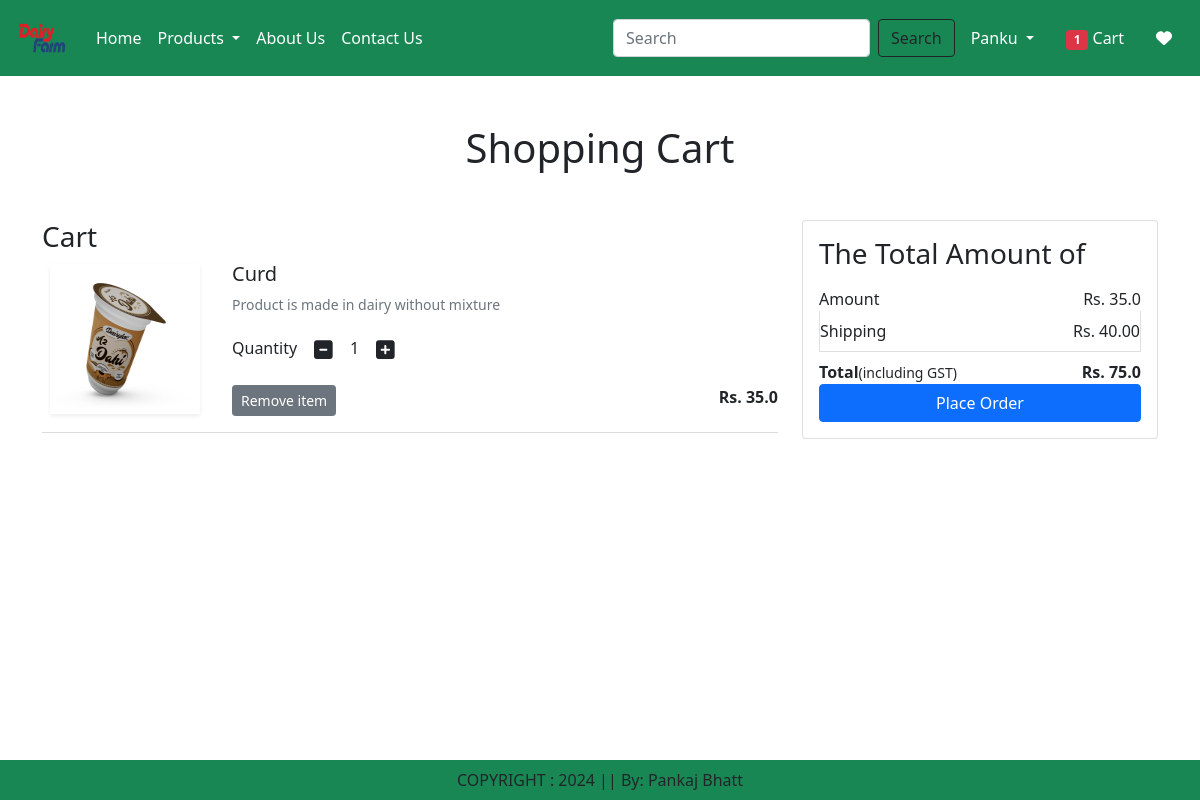
The app's page /cart/ (signed in) with its own data.
### app/models.py (models this page shows, shortened)
class Cart(models.Model):
    user = models.ForeignKey(User,on_delete=models.CASCADE)
    product = models.ForeignKey(Product,on_delete=models.CASCADE)
    quantity = models.PositiveIntegerField(default=1)

class Product(models.Model):
    title = models.CharField(max_length=100)
    selling_price = models.FloatField()
    discounted_price = models.FloatField()
    description = models.TextField()
    composition = models.TextField(default='')
    prodapp = models.TextField(default='')
    category = models.CharField(choices=CATEGORY_CHOICES, max_length=2)
    product_image = models.ImageField(upload_to='product')

### app/views.py (the view)
# urls.py: path('cart/',views.show_cart,name='showcart'),
@login_required
def show_cart(request):
    user = request.user
    cart = Cart.objects.filter(user = user)
    amount = 0
    for p in cart:
        value = p.quantity * p.product.discounted_price
        amount = amount + value
    totalamount = amount + 40
    totalitem = 0
    wishitem = 0
    if request.user.is_authenticated:
        wishitem = len(Wishlist.objects.filter(user=request.user))
        totalitem = len(Cart.objects.filter(user=request.user))
    return render(request,'app/addtocart.html',locals())

### app/templates/app/addtocart.html (shortened to what this page needs)
{% extends 'app/base.html'%}
{%load static%}
{%block main-content%}
<div class="container my-5">
    <div class="row">
        {%if cart %}
            <h1 class="text-center mb-5">Shopping Cart</h1>
            <div class="col-sm-8">
                <div class="cart">
                    <div class="cart-body">
                        <h3>Cart</h3>
                        {%for item in cart%}
                            <div class="row">
                                <div class="col-sm-3 text-center align-self-center">
                                    <img src="{{item.product.product_image.url}}" class="img-fluiding-thumbnail shadow-sm" height='150' width="150" alt="">
                                </div>
                                <duv class="col-sm-9">
                                    <div>
                                        <h5>{{item.product.title}}</h5>
                                        <p class="mb-2 text-muted small">{{item.product.description}}</p>
                                        <div class="my-3">
                                            <label for="quantity">Quantity</label>
                                            <a pid="{{item.product.id}}" class="minus-cart btn"><i class="fas fa-minus-square fa-lg"></i></a>
                                            <span id="quantity">{{item.quantity}}</span>
                                            <a pid="{{item.product.id}}" class="plus-cart btn"><i class="fas fa-plus-square fa-lg"></i></a>
                                        </div>
                                        <div class="d-flex justify-content-between">
                                            <a href="#" class="remove-cart btn btn-sm btn-secondary mr-3" pid="{{item.product.id}}">Remove item</a>
                                            <p class="mb-0"><span><strong>Rs. {{item.product.discounted_price}}</strong></span></p>
                                        </div>
                                    </div>
                                </duv>
                            </div>
                            <hr class="text-muted">
                        {%endfor%}
                    </div>
                </div>
            </div>
            <div class="col-sm-4">
                <div class="card">
                    <div class="card-body">
                        <h3>The Total Amount of</h3>
                        <ul class="list-group">
                            <li class="list-group-item d-flex justify-content-between align-items-center border-0 px-0 pb-0">Amount <span id="amount">Rs. {{amount}}</span></li>
                            <li class="list-group-item d-flex justify-content-between align-items-center px-0">Shipping <span >Rs. 40.00<span></li>
                                <li class="list-group-item d-flex justify-content-between align-items-center border-0 px-0 pb-0">
                                    <div>
                                        <strong>Total</strong><small>(including GST)</small>
                                    </div>
                                    <span id="totalamount"><strong>Rs. {{totalamount}}</strong></span>
                                </li>
                        </ul>
                        <div class="d-grid"><a href="{%url 'checkout'%}" class="btn btn-primary">Place Order</a></div>
                    </div>
                </div>
            </div>
            {%else%}
            <h1 class="text-center mb-5">Cart is Empty</h1>
        {%endif%}
    </div>
</div>
{%endblock main-content%}

### app/templates/app/base.html (shortened to what this page needs)
<!DOCTYPE html>
{%load static%}
<html lang="en">
<head>
    <link href="https://cdn.jsdelivr.net/npm/bootstrap@5.0.2/dist/css/bootstrap.min.css" rel="stylesheet"
>
    <link rel="stylesheet" href="{% static 'app/css/owl.carousel.min.css'%}">
    <link rel="stylesheet" href="{% static 'app/css/all.min.css'%}">
    <link rel="stylesheet" href="{% static 'app/css/style.css'%}">
</head>
<body>
    <nav class="navbar navbar-expand-lg navbar-dark bg-success">
        <div class="container-fluid">
          <a class="navbar-brand" href="#">
            <img src="{%static 'app/images/logo.png'%}" width="60" height='50' alt="">
          </a>
          <div class="collapse navbar-collapse" id="navbarSupportedContent">
            <ul class="navbar-nav me-auto mb-2 mb-lg-0">
              {%if request.user.is_authenticated%}
              <li class="nav-item">
                <a class="nav-link active" aria-current="page" href="/">Home</a>
              </li>
              <li class="nav-item dropdown">
                <a class="nav-link dropdown-toggle text-white" href="#" id="navbarDropdown" role="button" data-bs-toggle="dropdown" aria-expanded="false">
                  Products
                </a>
              </li>
              <li class="nav-item">
                <a class="nav-link text-white" href="{%url 'about'%}">About Us</a>
              </li>
              <li class="nav-item">
                <a class="nav-link text-white" href="{%url 'contact'%}">Contact Us</a>
              </li>
            </ul>
            <form class="d-flex" role="search" action="/search">
              <input class="form-control me-2" type="search" placeholder="Search" name="search" aria-label="Search">
              <button class="btn btn-outline-dark" type="submit">Search</button>
            </form>
          </div>
          <ul class="navbar-nav me-auto mb-2 mb-lg-0">
            <li class="nav-item dropdown mx-2">
              <a class="nav-link dropdown-toggle text-white" href="#" id="profileDropdown" role="button" data-bs-toggle="dropdown" aria-expanded="false">
                {{request.user|title}}
              </a>
            </li>
            <li class="nav-item mx-2">
              <a href="{%url 'showcart'%}" class="nav-link text-white"><span class="badge bg-danger">{%if totalitem > 0 %} {{totalitem}} {%endif%}</span> Cart</a>
            </li>
            <li class="nav-item mx-2">
              <a href="{%url 'showwishlist'%}" class="nav-link text-white"> <i class="fa fa-heart"></i></a>
            </li>
            {%endif%}
          </ul>
        </div>
      </nav>
    {% block main-content %} {%endblock main-content%}
    <footer class="container-fluid fixed-bottom bg-success text-center p-2 mt-5">
        COPYRIGHT : 2024 || By: Pankaj Bhatt
    </footer>
</body>
</html>

### records on screen
Cart: product.product_image (picture), product "Curd", product.description "Product is made in dairy without mixture", quantity "1", product.discounted_price "35.0"

### other values on screen
{{ request.user|title }} "Panku"
{{ totalitem }} "1"
{{ amount }} "35.0"
{{ totalamount }} "75.0"
